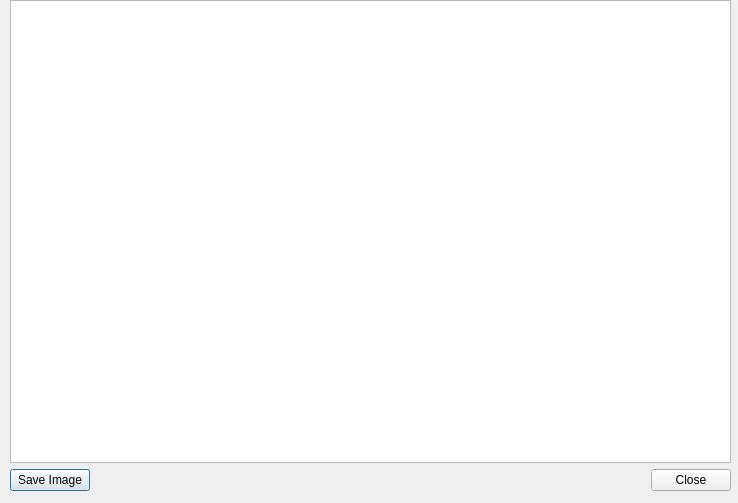
<?xml version="1.0" encoding="UTF-8"?>
<ui version="4.0">
 <class>rsltDialog</class>
 <widget class="QDialog" name="rsltDialog">
  <property name="geometry">
   <rect>
    <x>0</x>
    <y>0</y>
    <width>738</width>
    <height>503</height>
   </rect>
  </property>
  <property name="sizePolicy">
   <sizepolicy hsizetype="Expanding" vsizetype="Expanding">
    <horstretch>0</horstretch>
    <verstretch>0</verstretch>
   </sizepolicy>
  </property>
  <property name="windowTitle">
   <string>Dialog</string>
  </property>
  <property name="modal">
   <bool>true</bool>
  </property>
  <widget class="QWidget" name="verticalLayoutWidget">
   <property name="geometry">
    <rect>
     <x>10</x>
     <y>0</y>
     <width>721</width>
     <height>491</height>
    </rect>
   </property>
   <layout class="QVBoxLayout" name="verticalLayout">
    <item>
     <widget class="QGraphicsView" name="graphicsView"/>
    </item>
    <item>
     <layout class="QHBoxLayout" name="horizontalLayout_2">
      <item>
       <widget class="QPushButton" name="saveImgButton">
        <property name="text">
         <string>Save Image</string>
        </property>
       </widget>
      </item>
      <item>
       <spacer name="horizontalSpacer">
        <property name="orientation">
         <enum>Qt::Horizontal</enum>
        </property>
        <property name="sizeHint" stdset="0">
         <size>
          <width>40</width>
          <height>20</height>
         </size>
        </property>
       </spacer>
      </item>
      <item>
       <widget class="QPushButton" name="closeButton">
        <property name="text">
         <string>Close</string>
        </property>
       </widget>
      </item>
     </layout>
    </item>
   </layout>
  </widget>
 </widget>
 <resources/>
 <connections/>
</ui>
